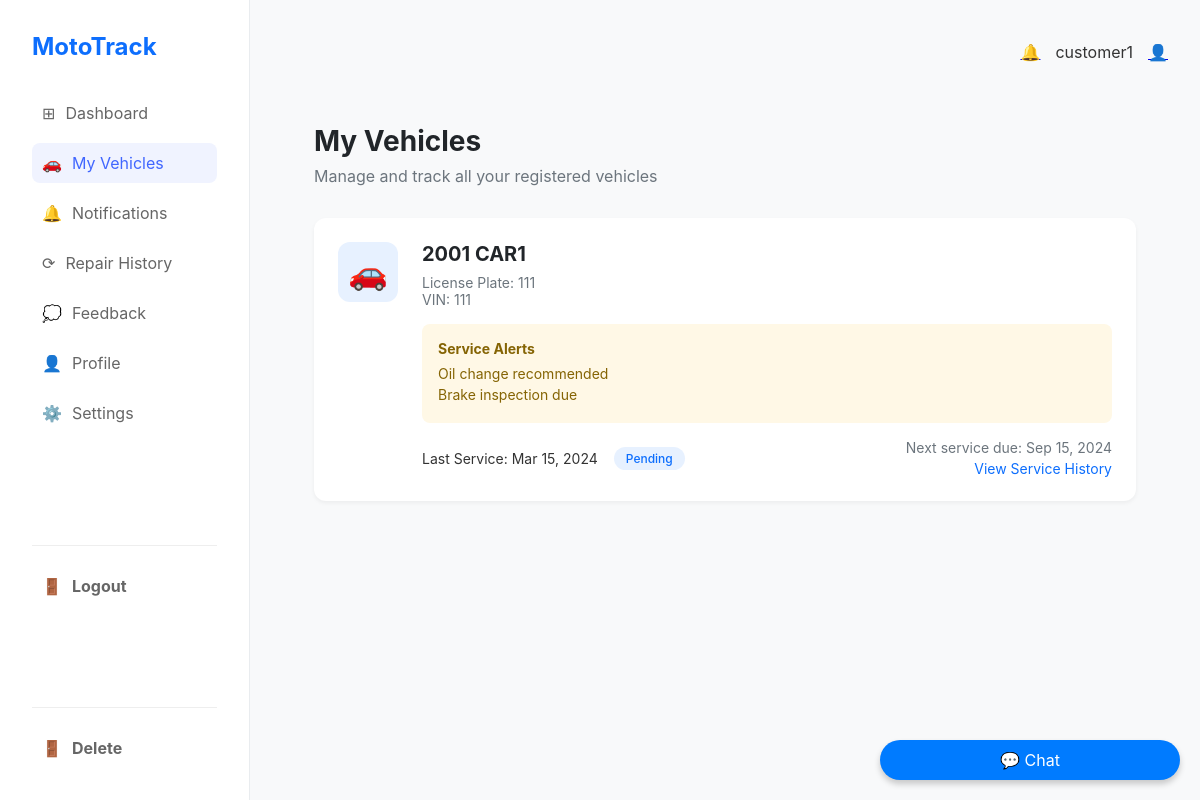
The page /vehicles/vehicle-page/ (signed in) on the database as committed earlier.
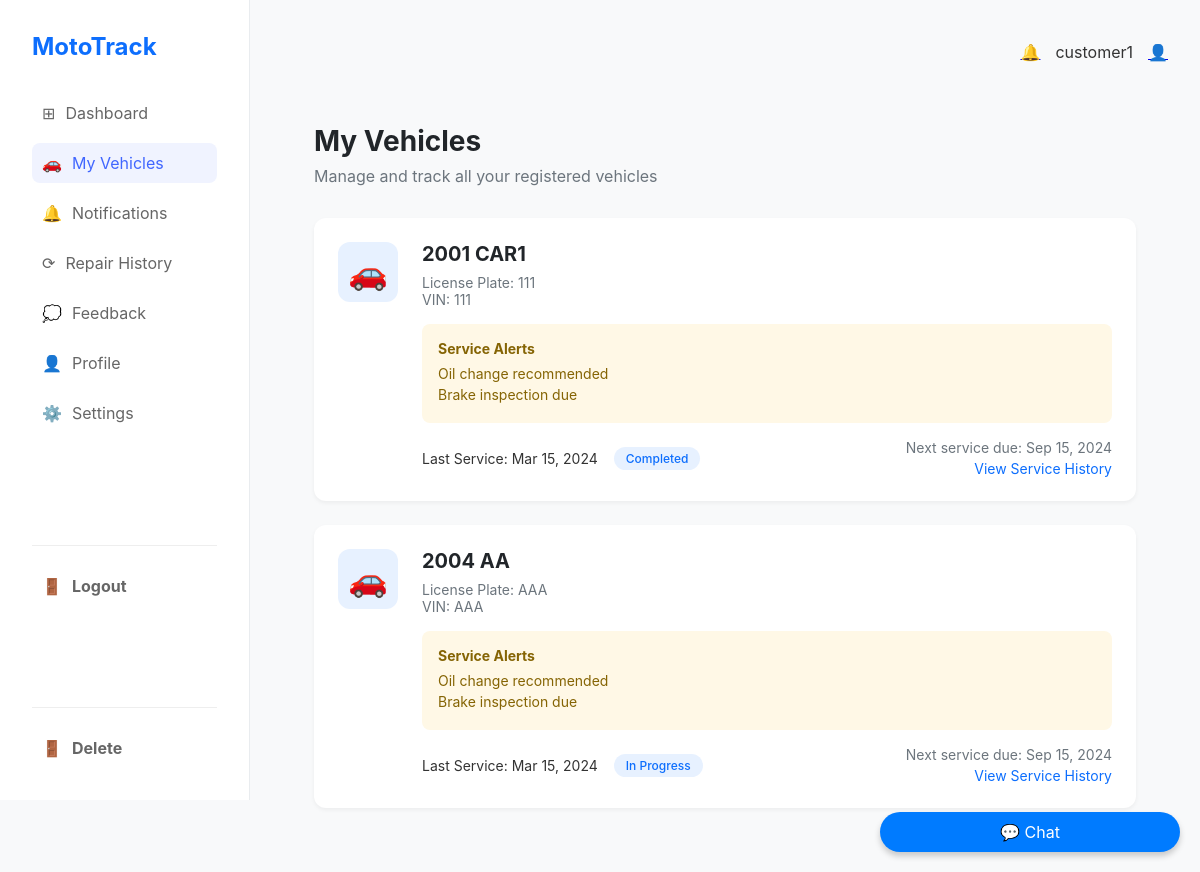
The same page on the database as committed later.
### vehicles/models.py (models this page shows, shortened)
class Vehicle(models.Model):
    owner = models.ForeignKey(settings.AUTH_USER_MODEL, on_delete=models.CASCADE, related_name="vehicles")
    service_adviser = models.ForeignKey(settings.AUTH_USER_MODEL, on_delete=models.CASCADE, related_name="service_adviser")
    registration_number = models.CharField(max_length=50, unique=True)
    make = models.CharField(max_length=100)
    model = models.CharField(max_length=100)
    vin = models.CharField(max_length=100)
    plate = models.CharField(max_length=50)
    year = models.PositiveIntegerField()
    color = models.CharField(max_length=50)
    condition = models.TextField(max_length=500)
    concern = models.TextField(default='None', max_length=1000)
    status = models.CharField(max_length=50, choices=STATUS_CHOICES, default='Pending')
    progress = models.PositiveIntegerField(default=0)
    created_at = models.DateTimeField(auto_now_add=True)
    updated_at = models.DateTimeField(auto_now=True)

### vehicles/views.py (the view)
# urls.py: path('vehicle-page/', views.userVehiclesPage, name='vehicles-page'),
@login_required(login_url='login')
@role_required('customer')
def userVehiclesPage(request):
    vehicles = Vehicle.objects.filter(owner=request.user)
    context = {'vehicles': vehicles}
    return render(request, 'vehicle-page.html', context)

### users/views.py (called while the page is built)
def role_required(required_role):
    def decorator(view_func):
        @wraps(view_func)
        def _wrapped_view(request, *args, **kwargs):
            if request.user.is_authenticated and request.user.customerprofile.role == required_role:
                return view_func(request, *args, **kwargs)
            return HttpResponseForbidden("You do not have permission to access this page.")
        return _wrapped_view
    return decorator

### templates/vehicle-page.html
{% extends 'user-main.html' %}
{% load static %}
{% block styles %}
    {{ block.super }}
    <link rel="stylesheet" href="{% static 'styles/vehicle-page.css' %}">
{% endblock %}
{% block content %}
<main class="main-content">
    <div class="page-title">
        <h1>My Vehicles</h1>
        <p>Manage and track all your registered vehicles</p>
    </div>
    <div class="vehicle-list">
        {% for vehicle in vehicles %}
        <div class="vehicle-card">
            <div class="vehicle-icon">🚗</div>
            <div class="vehicle-info">
                <h2>{{ vehicle.year }} {{ vehicle.make }}</h2>
                <div class="vehicle-details">
                    <p>License Plate: {{ vehicle.plate }}</p>
                    <p>VIN: {{ vehicle.vin }}</p>
                </div>
                <div class="service-alerts">
                    <h3>Service Alerts</h3>
                    <ul>
                        <li>Oil change recommended</li>
                        <li>Brake inspection due</li>
                    </ul>
                </div>
                <div class="service-status">
                    <div class="status-info">
                        <span>Last Service: Mar 15, 2024</span>
                        <span class="status-badge in-progress">{{ vehicle.status }}</span>
                    </div>
                    <div class="next-service">
                        Next service due: Sep 15, 2024
                        <a href="#" class="view-history">View Service History</a>
                    </div>
                </div>
            </div>
        </div>
        {% endfor %}
    </div>
</main>
{% endblock %}

Rows that differ between the two databases and show on the page:
changed Vehicle "CAR1": status "Pending" → "Completed"
added Vehicle: year "2004", make "AA", plate "AAA", vin "AAA", status "In Progress"
